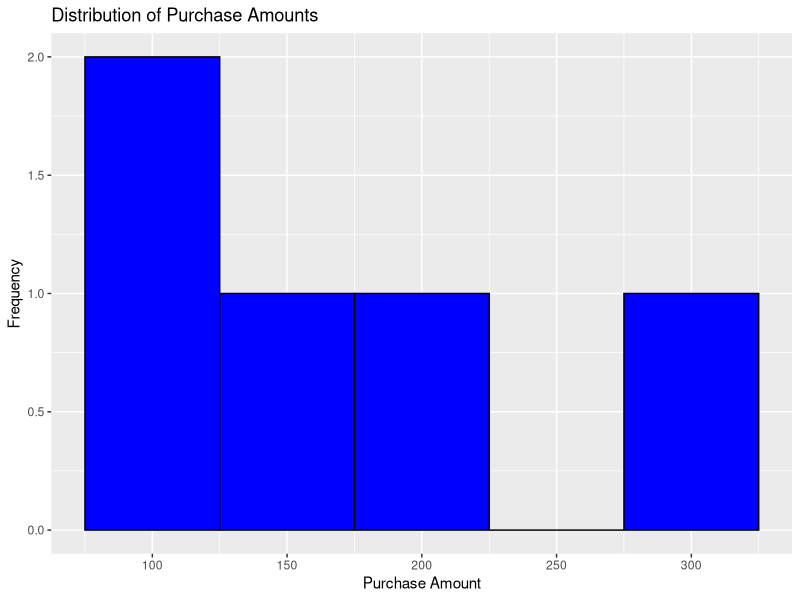

R code for this plot:
# Load libraries
library(dplyr)
library(ggplot2)

# Example customer purchase data
purchase_data <- data.frame(
  CustomerID = c(101, 102, 103, 104, 105),
  PurchaseAmount = c(150, 200, 120, 300, 80)
)

# Calculate statistical measures
mean_purchase <- mean(purchase_data$PurchaseAmount)
median_purchase <- median(purchase_data$PurchaseAmount)
sd_purchase <- sd(purchase_data$PurchaseAmount)
q1_purchase <- quantile(purchase_data$PurchaseAmount, probs = 0.25)
q3_purchase <- quantile(purchase_data$PurchaseAmount, probs = 0.75)

# Display results
cat("Mean Purchase Amount:", mean_purchase, "\n")
cat("Median Purchase Amount:", median_purchase, "\n")
cat("Standard Deviation of Purchase Amounts:", sd_purchase, "\n")
cat("1st Quartile of Purchase Amounts:", q1_purchase, "\n")
cat("3rd Quartile of Purchase Amounts:", q3_purchase, "\n")

# Create a histogram
ggplot(purchase_data, aes(x = PurchaseAmount)) +
  geom_histogram(binwidth = 50, fill = "blue", color = "black") +
  labs(
    title = "Distribution of Purchase Amounts",
    x = "Purchase Amount",
    y = "Frequency"
  )
